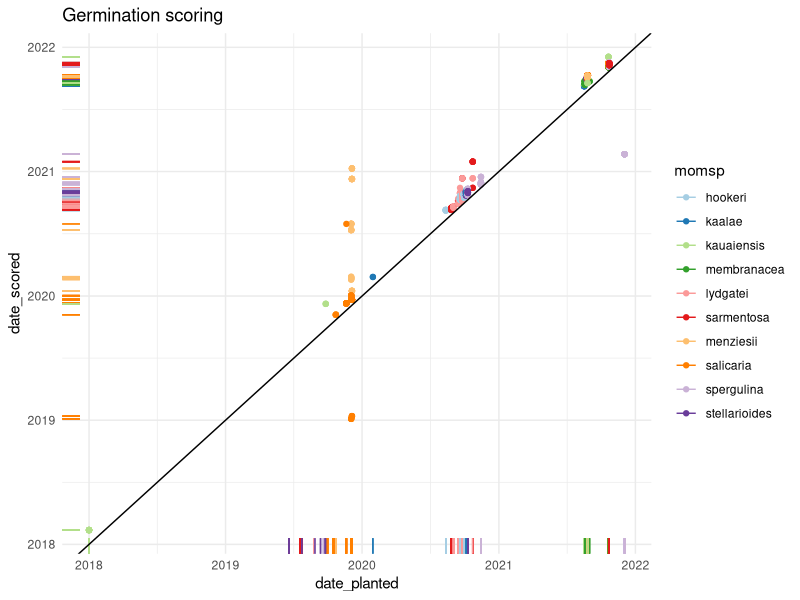
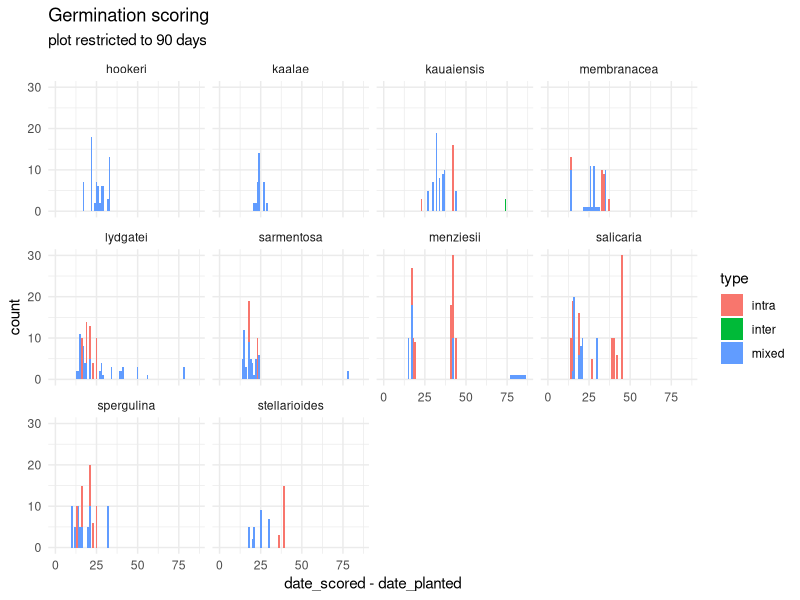
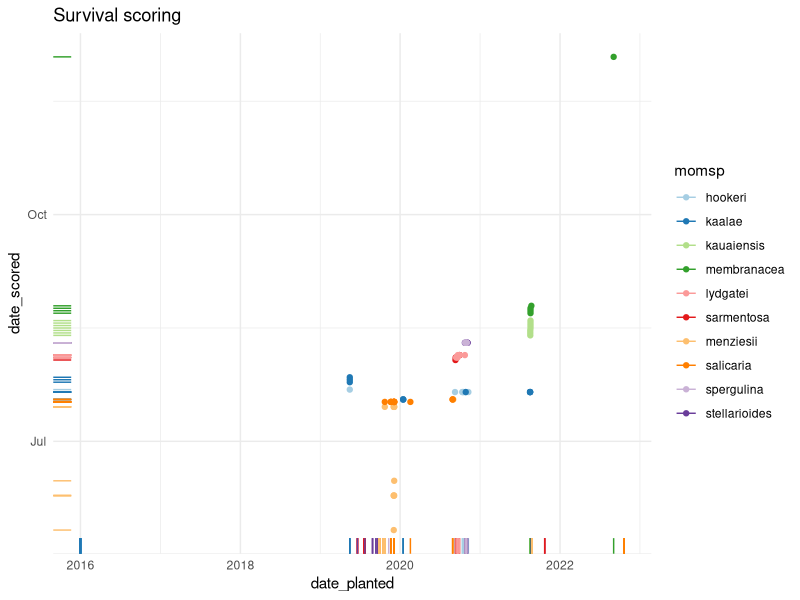

Here is the R script that generated these plots, in order:
## ---- chunk 1
library(tidyverse)
library(glmmTMB)
library(broom)
library(emmeans)
library(knitr)
knitr::opts_chunk$set(comment="", cache=T, warning = F, message = F, fig.height=8, fig.width=8,
                      fig.path = "figures-comp/", dev = "svglite", dev.args=list(fix_text_size=FALSE))
options(digits=4, knitr.kable.NA = "")
ggplot2::theme_set(theme_minimal())
## ---- chunk 2
sp_pairs <- c("hookeri", "kaalae",
             "kauaiensis", "membranacea",
             "lydgatei", "sarmentosa",
             "menziesii", "salicaria",
             "spergulina","stellarioides")

germ.pot <- read_tsv("data/Pollen competition - germination.tsv") %>%  
  mutate(dadspm = if_else(type=="mixed" & dadsp1==momsp, dadsp1, dadsp2), #rearrange dad1/dad2 to have dadsp match momsp
         dadidm = if_else(type=="mixed" & dadsp1==momsp, dadid1, dadid2),
         dadsp  = if_else(type=="mixed" & dadsp1==momsp, dadsp2, dadsp1),
         dadid  = if_else(type=="mixed" & dadsp1==momsp, dadid2, dadid1), .after=momid) %>% 
  select(-starts_with("germinated_n"), -transplanted_n, -matches("dad(sp|id)[12]")) %>% 
  mutate(across(where(is.character), factor), type = fct_relevel(type, "intra"), 
         across(matches("sp"), ~ factor(.x, levels = sp_pairs)),
         germinated = ifelse(germinated > planted, planted, germinated)) #TODO see if these are data entry errors

germ <- germ.pot %>% group_by(date_planted, type, momsp, momid, dadspm, dadidm, dadsp, dadid) %>% 
  summarize(planted = sum(planted), germinated = sum(germinated), .groups="drop") %>% # add together all the pots of one cross
  mutate(prop.germ = germinated/planted) # proportion of planted seeds that germinated 

surv <- read_tsv("data/Pollen competition - survival.tsv") %>% 
  mutate(dadspm = if_else(type=="mixed" & dadsp1==momsp, dadsp1, dadsp2), #rearrange dad1/dad2 to have dadsp match momsp
         dadidm = if_else(type=="mixed" & dadsp1==momsp, dadid1, dadid2),
         dadsp  = if_else(type=="mixed" & dadsp1==momsp, dadsp2, dadsp1),
         dadid  = if_else(type=="mixed" & dadsp1==momsp, dadid2, dadid1), .after=momid) %>% 
  select(-matches("dad(sp|id)[12]")) %>% 
  mutate(across(where(is.character), factor), type=fct_relevel(type, "intra"),
         across(matches("sp"), ~ factor(.x, levels = sp_pairs)),
         alive = sameasmom + hybrid,
         total = alive + dead, 
         prop.hybrid = hybrid / alive,
         prop.dead = dead / total)

surv %>% count(momsp, type, dadsp, name="crosses_surv") %>% 
  full_join(germ %>% count(momsp, type, dadsp, name="crosses_germ")) %>% 
  full_join(germ.pot %>% count(momsp, type, dadsp, name = "pots_germ")) %>%
  mutate(pots_per_cross = pots_germ/crosses_germ) %>% kable()
## ---- chunk 3
germ.pot %>% ggplot(aes(x=date_planted, y=date_scored, color=momsp)) + geom_point() + geom_rug() + geom_abline(slope=1, intercept=0) + 
  scale_color_brewer(palette="Paired") + labs(title="Germination scoring") #TODO check mis-entered dates

germ.pot %>% filter(abs(date_scored-date_planted)<=90) %>% ggplot(aes(x=date_scored - date_planted, fill=type)) + facet_wrap(vars(momsp)) +
  geom_histogram(binwidth=1) + scale_x_continuous(limits=c(0,NA)) + labs(title="Germination scoring", subtitle = "plot restricted to 90 days")

surv %>% ggplot(aes(x=date_planted, y=date_scored, color=momsp)) + geom_point() + geom_rug() + 
   scale_color_brewer(palette="Paired") + labs(title="Survival scoring")
